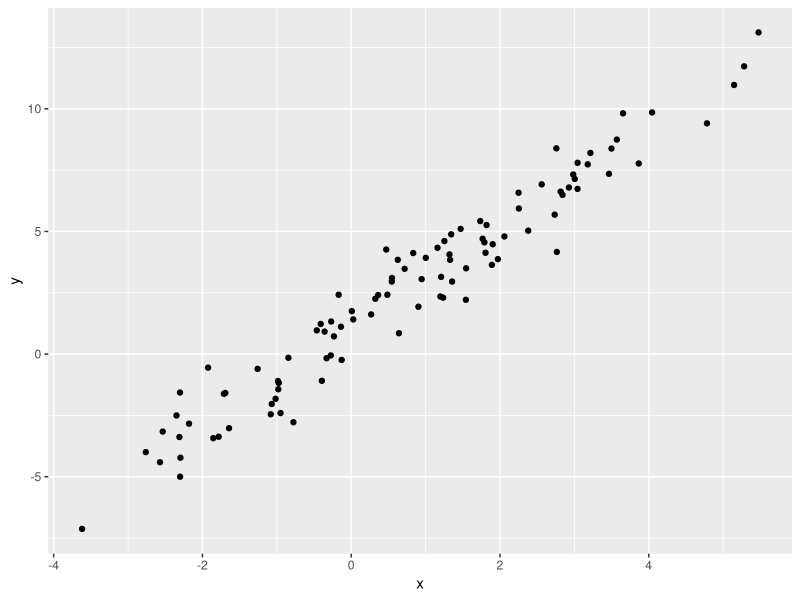

Write the R code that produced this figure.
## ---- chunk 1
library(tidyverse)
## ---- chunk 2
plot_df =
  tibble(
    x = rnorm(100, mean = 1, sd = 2),
    y = 1 + 2 * x + rnorm(100)
  )
## ---- chunk 3
plot_df |>
  ggplot(aes(x = x, y = y)) +
  geom_point()
